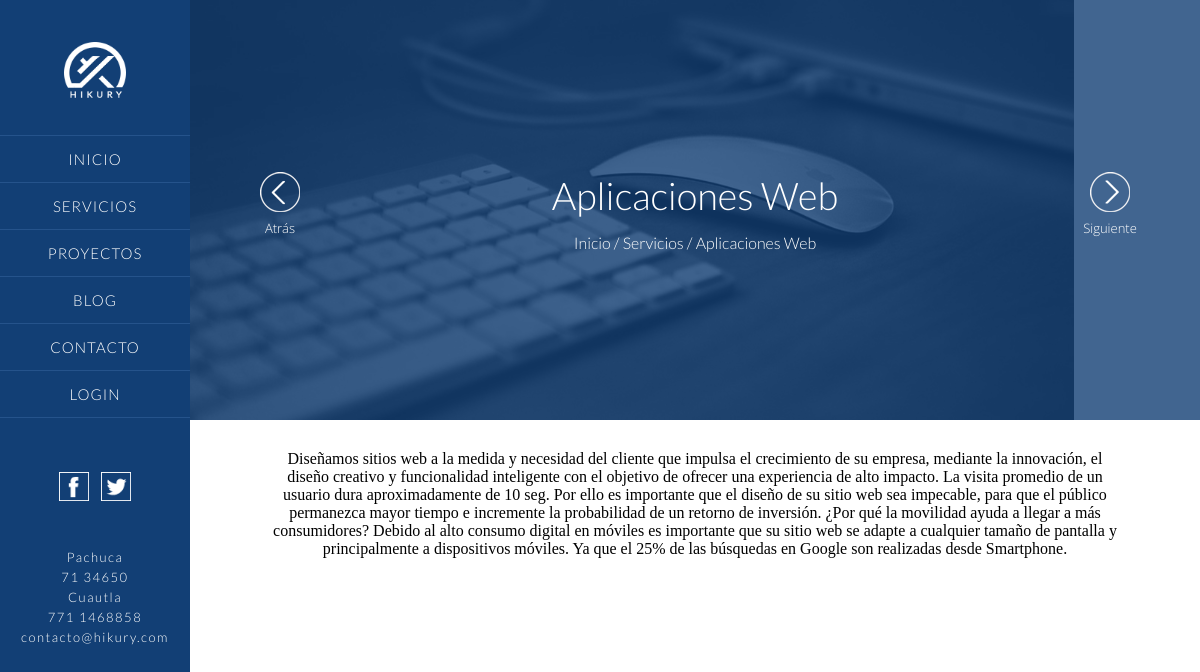
Screenshot of /servicios/paginas-web-mexico/ with the database file from the repository.
### home/models.py (models this page shows, shortened)
class Home(models.Model):
	image_index = models.ImageField(upload_to='home/')
	title_index = models.CharField(max_length=100)
	logo_menu = models.ImageField(upload_to='home/')
	telephone = models.CharField(max_length=50)
	movil = models.CharField(max_length=50)
	email = models.EmailField(max_length=80)
	class Meta:
		verbose_name_plural = 'Home'

### services/models.py (models this page shows, shortened)
class Service(models.Model):
	title = models.CharField(max_length=255)
	icon = models.ImageField(upload_to='services/')
	description = models.TextField()
	image = models.ImageField(upload_to='services/')
	slug = models.SlugField(max_length=255, blank=True)
	class Meta:
		verbose_name_plural = 'Servicios'

### services/views.py (the view)
# urls.py: url(r'^servicios/(?P<slug>[\w\-]+)/', 'services.views.service_detail_view', name='service_detail'),
def service_detail_view(request, slug):
	service = get_object_or_404(Service, slug = slug)
	return render(request, 'service_detail.html', {'service':service})

### hikury/context_processors.py (called while the page is built)
def home_menu(request):
	home = Home.objects.get(pk=1)
	return{'home':home}

### services/templates/service_detail.html (shortened to what this page needs)
{% extends 'base.html' %}
{% load static %}
{% block content %}
<section id="wrapper">
	<article id="wrapper-detail-post">
			<div id="img-back">
				<img src="{{MEDIA_URL}}{{service.image}}" alt="{{service.title}}">
			</div>
			<div id="encabezado-articulo">
				<div id="arrows-serive">
					<div id="left-service">
						<a href="#"><img src="{% static 'image/arrow-left1.png' %}" alt="atrás"></a>
						<h3>Atrás</h3>
					</div>
					<div id="right-service">
						<a href="#"><img src="{% static 'image/arrow-right1.png' %}" alt="siguinte"></a>
						<h3>Siguiente</h3>
					</div>
				</div>
				<div id="title-icon" >
					<h1>{{service.title}}</h1>
					<div id="migajas">
						<a href="index.html"><h3>Inicio</a> / <a href="index.html#servicios">Servicios</a> / <span>{{service.title}}</h3></span>
					</div>
				</div>
			</div>
			<div id="content-post">
				{{service.description | safe}}
			</div>
	</article>
</section>
{% endblock %}

### home/templates/base.html (shortened to what this page needs)
{% load static %}
<!DOCTYPE html>
<html lang="es-MX">
<head>
	<link rel="stylesheet" type="text/css" href="{% static 'css/jquery.fullPage.css' %}" />
	<link rel="stylesheet" type="text/css" href="{% static 'css/menu.css' %}" />
	<link rel="stylesheet" type="text/css" href="{% static 'css/style.css' %}" />
	<link rel="stylesheet" type="text/css" href="{% static 'css/css-responsive.css' %}" />
	<link rel="stylesheet" type="text/css" href="{% static 'css/obsidian.css' %}">
	<link href='http://netdna.bootstrapcdn.com/font-awesome/4.0.3/css/font-awesome.css' rel='stylesheet'>
</head>
<body>
<div class="slideout-menu">
	<div id="head-menu">
		<div id="logo-menu">
			<a href="index.html">
				<img src="{{MEDIA_URL}}{{home.logo_menu}}" alt="hikury">
			</a>
		</div>
	</div>
	<ul>
		<li><a href="{%url 'home'%}#inicio">Inicio</a></li>
		<li><a href="{%url 'home'%}#servicios">Servicios</a></li>
		<li><a href="{%url 'home'%}#proyectos">Proyectos</a></li>
		<li><a href="{%url 'blog_view'%}">Blog</a></li>
		<li><a href="{%url 'contacto'%}">Contacto</a></li>
		<li><a href="{%url 'en_desarrollo'%}">Login</a></li>
	</ul>
	<div id="redes">
		<a href="#">
			<img src="{% static 'image/icon-face.png' %}" alt="Facebook Hikury México">
		</a>
		<a target="_blank" href="https://twitter.com/HikuryMexico">
		<img src="{% static 'image/icon-twitter.png' %}" alt="Twitter Hikury México">
		</a>
	</div>
	<div id="contacto-menu">
		<h3>Pachuca</h3>
		<h3>{{home.telephone}}</h3>
		<h3>Cuautla</h3>
		<h3>{{home.movil}}</h3>
		<h3>{{home.email}}</h3>
	</div>
</div>
{% block content %}
{% endblock %}
</body>
</html>

### home/static/css/menu.css (style rules this page uses)
.slideout-menu { position: fixed; top: 0; left: 0; width: 190px; height: 100%; float: left; background-color: #123f75; text-align: left; z-index: 100; }
#head-menu { display: inline-block; width: 100%; height: 75px; margin-top:42px; margin-bottom: 10px; }
#logo-menu { width: 100%; text-align: center; display: inline-block; }
#logo-menu img { width: 62px; text-align: center; }
.slideout-menu ul { list-style: none; font-weight: 300; position: relative; margin-top: 4%; border-top: 1px solid #25538b; }
.slideout-menu ul li { border-bottom: 1px solid #25538b; -webkit-transition: background-color 0.7s ease-out; -moz-transition: background-color 0.7s ease-out; -o-transition: background-color 0.7s ease-out; transition: background-color 0.7s ease-out; }
.slideout-menu ul li a { position: relative; display: block; padding: 14px 30px 14px 30px; color: #fff; font-size: 1.2em; text-decoration: none; text-align: center; font-family:"Lato"; font-weight: 300; font-size:15px; letter-spacing: 1px; text-transform: uppercase; }
#redes { margin-top: 50px; text-align: center; }
#redes img { margin: 4px; width: 30px; }
#contacto-menu { text-align: center; margin-top: 40px; }
#contacto-menu h3 { color:#fff; font-family:"Lato"; font-weight: 300; letter-spacing: 1.5px; font-size:13px; margin-bottom: 4px; }

### home/static/css/style.css (style rules this page uses)
* { margin: 0; padding: 0; -webkit-box-sizing: border-box; -moz-box-sizing: border-box; box-sizing: border-box; }
body,div,dl,dt,dd,ul,ol,li,h1,h2,h3,h4,h5,h6,pre, form,fieldset,input,textarea,p,blockquote,th,td { padding: 0; margin: 0; }
a { text-decoration:none; }
fieldset,img { border: 0; }
ol,ul { list-style: none; margin:0; padding:0; }
h1,h2,h3,h4,h5,h6 { font-weight: normal; font-size: 100%; margin:0; padding:0; color:#444; }
html,body { width: 100%; height: 100%; }
#wrapper { padding-left: 190px; width: 100%; height: 100%; position: relative; }
#arrows-serive { width: 100%; }
#left-service { left: 50px; height: 40px; width: 80px; position: absolute; cursor: pointer; z-index: 4; }
#right-service { right: 50px; height: 40px; width: 80px; position: absolute; cursor: pointer; z-index: 4; }
#left-service h3 { color:#fff; font-family:"Open Sans"; font-weight: 300; font-size: 13px; text-align: center; padding-top: 3px; }
#right-service h3 { color:#fff; font-family:"Open Sans"; font-weight: 300; font-size: 13px; text-align: center; padding-top: 3px; }
#wrapper-detail-post { text-align: center; width: 100%; height:100%; }
#wrapper-detail-post #img-back { position: absolute; background-size: cover; }
#wrapper-detail-post #img-back img { width: 100%; height:420px; position: relative; z-index: 1; background-size: cover; }
#wrapper-detail-post #encabezado-articulo #title-icon { width: 77%; text-align: center; display: inline-block; }
#wrapper-detail-post #encabezado-articulo h1 { font-family:"Lato"; font-weight: 300; font-size: 38px; color:#fff; text-align: center; position: relative; }
#wrapper-detail-post #encabezado-articulo { padding: 17% 6% 6% 6%; display: inline-block; width: 100%; height: 420px; background: rgba(18,63,117,0.8); z-index:2; position: relative; }
#wrapper-detail-post #content-post { display: inline-block; position: relative; width: 84%; margin-top: 30px; margin-bottom: 20px; }
#wrapper-detail-post #migajas { z-index: 4; margin-top: 15px; }
#wrapper-detail-post #migajas h3 { color:#fff; font-family: "Lato"; font-weight: 300; font-size: 16px; }
#wrapper-detail-post #migajas a { color:#fff; }

### rows the page displays
Home: logo_menu (picture), telephone "71 34650", movil "771 1468858", email "contacto@hikury.com"
Service: image (picture), title "Aplicaciones Web", description "Diseñamos sitios web a la medida y necesidad del cliente que impulsa el crecimiento de su empresa, mediante la innovación, el diseño creativo y funcionalidad inteligente con el objetivo de ofrecer una experiencia de alto impacto. La visita promedio de un usuario dura aproximadamente de 10 seg. Por ello es importante que el diseño de su sitio web sea impecable, para que el público permanezca mayor tiempo e incremente la probabilidad de un retorno de inversión. ¿Por qué la movilidad ayuda a llegar a más consumidores? Debido al alto consumo digital en móviles es importante que su sitio web se adapte a cualquier tamaño de pantalla y principalmente a dispositivos móviles. Ya que el 25% de las…"
